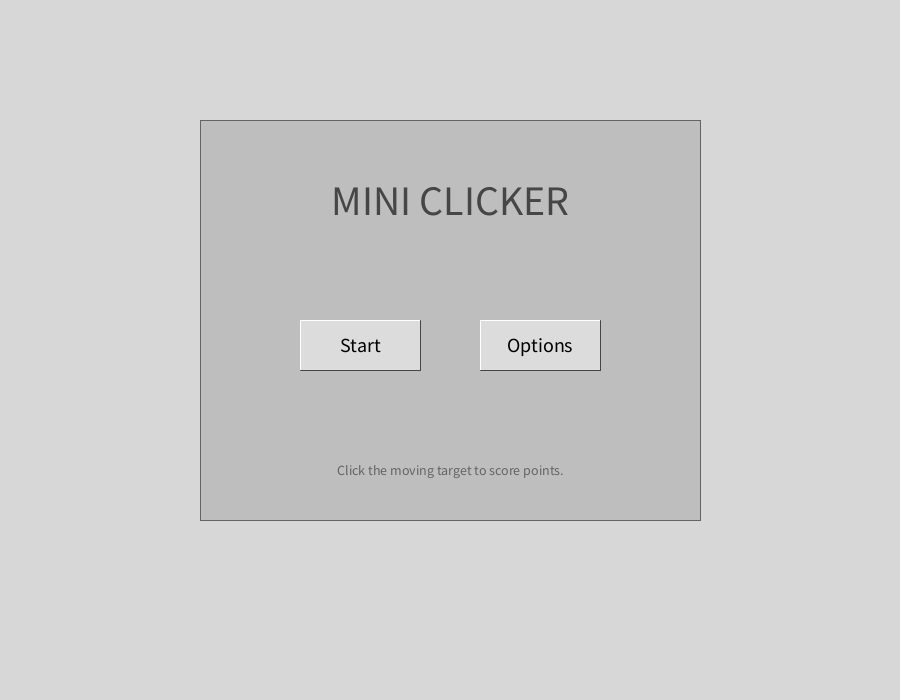
Frame 1 (no input)
Frame 60 (the mouse pressed at the canvas centre just before this capture): identical to frame 1, image omitted
Frame 120 (the mouse held since frame 60 and released just before this capture): identical to frame 1, image omitted

The Processing sketch that drew this single still picture (run headless with seeded random() and noise(); from frame 60 on, the mouse is pressed at the canvas centre):

// Processing sketch: Clickergame
// ── Clickergame.pde

final int INTRO = 0;
final int GAME = 1;
final int PAUSE = 2;
final int GAMEOVER = 3;
final int OPTIONS = 4;

int mode = INTRO;


float x, y;
float vx, vy;
float d = 80;

int score = 0;
int lives = 3;
int highscore = 0;


int targetType = 0;

float sliderX = 300;
boolean dragging = false;



void setup() {
  size(900, 700);

  rectMode(CORNER);
  textAlign(CENTER, CENTER);

  resetGame();
}



void draw() {

  if (mode == INTRO) {
    intro();
  } else if (mode == GAME) {
    game();
  } else if (mode == PAUSE) {
    pauseScreen();
  } else if (mode == GAMEOVER) {
    gameOver();
  } else if (mode == OPTIONS) {
    options();
  }
}



void intro() {

  background(215);

  // panel
  fill(190);
  stroke(100);
  rect(200, 120, 500, 400);

  fill(70);
  textSize(42);
  text("MINI CLICKER", width/2, 200);

  // buttons
  button(300, 320, 120, 50, "Start");
  button(480, 320, 120, 50, "Options");

  fill(100);
  textSize(14);
  text("Click the moving target to score points.", width/2, 470);
}



void game() {

  background(230);

  // top bar
  fill(180);
  noStroke();
  rect(0, 0, width, 60);

  fill(0);
  textAlign(LEFT, CENTER);
  textSize(24);

  text("Score: " + score, 20, 30);
  text("Lives: " + lives, 200, 30);

  // pause button
  button(760, 12, 110, 35, "PAUSE");

  // movement
  x += vx;
  y += vy;

  // bounce using edges
  if (x < d/2 || x > width - d/2) {
    vx *= -1;
  }

  if (y < d/2 + 60 || y > height - d/2) {
    vy *= -1;
  }

  // target
  drawTarget(x, y, d);

  // game over
  if (lives <= 0) {

    if (score > highscore) {
      highscore = score;
    }

    mode = GAMEOVER;
  }
}


void pauseScreen() {

  background(200);

  fill(100);
  textSize(60);
  text("PAUSE", width/2, 200);

  button(width/2 - 100, 350, 200, 60, "RESUME");

  fill(80);
  textSize(24);
  text("Score: " + score, width/2, 500);
  text("Lives: " + lives, width/2, 540);
}



void gameOver() {

  background(180, 0, 0);

  fill(255);

  textSize(60);
  text("GAME OVER", width/2, 220);

  textSize(34);
  text("Score: " + score, width/2, 340);

  text("High Score: " + highscore, width/2, 410);

  textSize(22);
  text("Click anywhere to return to menu", width/2, 560);
}



void options() {

  background(215);

  // panel
  fill(190);
  stroke(100);
  rect(180, 80, 540, 540);

  fill(70);
  textSize(42);
  text("OPTIONS", width/2, 140);

  // target buttons
  button(260, 220, 120, 60, "CAT");
  button(520, 220, 120, 60, "GHOST");

  // slider label
  fill(0);
  textSize(24);
  text("Target Size", width/2, 340);

  // slider line
  stroke(0);
  strokeWeight(4);
  line(250, 400, 650, 400);

  // slider knob
  fill(255);
  stroke(0);
  circle(sliderX, 400, 24);

  // size mapping
  d = map(sliderX, 250, 650, 40, 160);

  // preview
  fill(0);
  textSize(24);
  text("Preview", width/2, 470);

  drawTarget(width/2, 550, d);

  // back button
  button(30, 30, 100, 40, "BACK");
}



void drawTarget(float tx, float ty, float ts) {

  if (targetType == 0) {

    drawCat(tx, ty, ts);

  } else {

    drawGhost(tx, ty, ts);
  }
}



void drawCat(float x, float y, float s) {

  noStroke();

  fill(240);

  // head
  ellipse(x, y, s, s);

  // ears
  triangle(x-s/3, y-s/4,
           x-s/6, y-s/2,
           x, y-s/4);

  triangle(x+s/3, y-s/4,
           x+s/6, y-s/2,
           x, y-s/4);

  // eyes
  fill(0);

  ellipse(x-s/5, y, s/10, s/10);
  ellipse(x+s/5, y, s/10, s/10);

  // nose
  triangle(x, y+s/12,
           x-s/18, y+s/7,
           x+s/18, y+s/7);
}



void drawGhost(float x, float y, float s) {

  fill(255);

  // head
  ellipse(x, y-s/6, s, s);

  // body
  rectMode(CENTER);
  rect(x, y+s/6, s, s);

  // bottom waves
  ellipse(x-s/3, y+s/2, s/3, s/3);
  ellipse(x, y+s/2, s/3, s/3);
  ellipse(x+s/3, y+s/2, s/3, s/3);

  // eyes
  fill(0);

  ellipse(x-s/5, y-s/6, s/10, s/6);
  ellipse(x+s/5, y-s/6, s/10, s/6);
}



void button(float x, float y, float w, float h, String label) {

  // button body
  fill(220);
  stroke(120);
  rect(x, y, w, h);

  // hover effect
  if (mouseX > x &&
      mouseX < x+w &&
      mouseY > y &&
      mouseY < y+h) {

    stroke(255);
    strokeWeight(3);

  } else {

    stroke(90);
    strokeWeight(1);
  }

  rect(x, y, w, h);

  // highlight
  stroke(255);
  line(x, y, x+w, y);
  line(x, y, x, y+h);

  // shadow
  stroke(70);
  line(x+w, y, x+w, y+h);
  line(x, y+h, x+w, y+h);

  // text
  fill(0);
  textSize(20);
  textAlign(CENTER, CENTER);
  text(label, x+w/2, y+h/2);
}



boolean overButton(float x, float y, float w, float h) {

  return mouseX > x &&
    mouseX < x+w &&
    mouseY > y &&
    mouseY < y+h;
}



void mousePressed() {

  // ================= INTRO =================
  if (mode == INTRO) {

    // start
    if (overButton(300, 320, 120, 50)) {

      resetGame();
      mode = GAME;
    }

    // options
    if (overButton(480, 320, 120, 50)) {

      mode = OPTIONS;
    }
  }

  // ================= GAME =================
  else if (mode == GAME) {

    // pause button
    if (overButton(760, 12, 110, 35)) {

      mode = PAUSE;
      return;
    }

    boolean hit = false;

    // CAT hitbox
    if (targetType == 0) {

      if (dist(mouseX, mouseY, x, y) < d/2) {
        hit = true;
      }
    }

    // GHOST hitbox
    else {

      if (mouseX > x-d/2 &&
          mouseX < x+d/2 &&
          mouseY > y-d/2 &&
          mouseY < y+d/2) {

        hit = true;
      }
    }

    // result
    if (hit) {

      score++;

      vx *= 1.08;
      vy *= 1.08;

    } else {

      lives--;
    }
  }

  // ================= PAUSE =================
  else if (mode == PAUSE) {

    if (overButton(width/2 - 100, 350, 200, 60)) {
      mode = GAME;
    }
  }

  // ================= OPTIONS =================
  else if (mode == OPTIONS) {

    // cat
    if (overButton(260, 220, 120, 60)) {
      targetType = 0;
    }

    // ghost
    if (overButton(520, 220, 120, 60)) {
      targetType = 1;
    }

    // back
    if (overButton(30, 30, 100, 40)) {
      mode = INTRO;
    }

    // slider
    if (dist(mouseX, mouseY, sliderX, 400) < 20) {
      dragging = true;
    }
  }


  else if (mode == GAMEOVER) {

    resetGame();
    mode = INTRO;
  }
}



void mouseDragged() {

  if (mode == OPTIONS && dragging) {

    sliderX = mouseX;

    sliderX = constrain(sliderX, 250, 650);
  }
}



void mouseReleased() {

  dragging = false;
}



void resetGame() {

  score = 0;
  lives = 3;

  x = width/2;
  y = height/2;

  vx = random(-4, 4);
  vy = random(-4, 4);

  // make it faster
  
  if (abs(vx) < 2) vx = 3;
  if (abs(vy) < 2) vy = -3;
}
